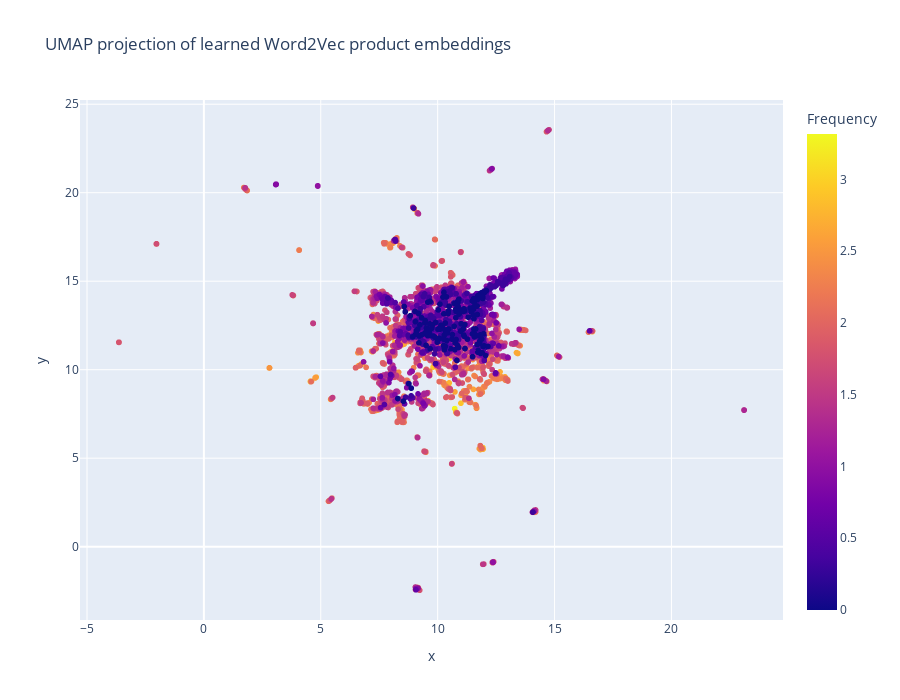

The notebook cell this image was saved under:
### Code cell
fig = px.scatter(emb_df, x='x', y='y', 
                 hover_name='Description', 
                 color='Frequency',
                 width=900, 
                 height=700, 
                 title="UMAP projection of learned Word2Vec product embeddings"
                )
fig.show()

### Figure 1 — Plotly figure (JSON) as saved in the notebook; plotly's stock layout.template omitted (floating-point values rounded to 4 significant figures; data arrays with more than 128 entries replaced by an {"elided": "..."} marker saying what was removed)
{"data": [{"hovertemplate": "<b>%{hovertext}</b><br><br>x=%{x}<br>y=%{y}<br>Frequency=%{marker.color}<extra></extra>", "hovertext": {"elided": "3682 str values"}, "legendgroup": "", "marker": {"color": {"elided": "3682 float values"}, "coloraxis": "coloraxis", "symbol": "circle"}, "mode": "markers", "name": "", "showlegend": false, "type": "scattergl", "x": {"elided": "3682 float values"}, "xaxis": "x", "y": {"elided": "3682 float values"}, "yaxis": "y"}], "layout": {"coloraxis": {"colorbar": {"title": {"text": "Frequency"}}, "colorscale": [[0, "#0d0887"], [0.1111, "#46039f"], [0.2222, "#7201a8"], [0.3333, "#9c179e"], [0.4444, "#bd3786"], [0.5556, "#d8576b"], [0.6667, "#ed7953"], [0.7778, "#fb9f3a"], [0.8889, "#fdca26"], [1, "#f0f921"]]}, "height": 700, "legend": {"tracegroupgap": 0}, "title": {"text": "UMAP projection of learned Word2Vec product embeddings"}, "width": 900, "xaxis": {"anchor": "y", "domain": [0, 1], "title": {"text": "x"}}, "yaxis": {"anchor": "x", "domain": [0, 1], "title": {"text": "y"}}}}
